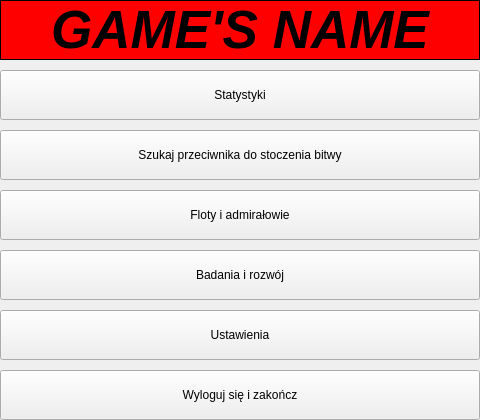
<?xml version="1.0" encoding="UTF-8"?>
<ui version="4.0">
 <class>MainMenu</class>
 <widget class="QWidget" name="MainMenu">
  <property name="geometry">
   <rect>
    <x>0</x>
    <y>0</y>
    <width>480</width>
    <height>420</height>
   </rect>
  </property>
  <property name="minimumSize">
   <size>
    <width>480</width>
    <height>420</height>
   </size>
  </property>
  <property name="maximumSize">
   <size>
    <width>480</width>
    <height>420</height>
   </size>
  </property>
  <property name="windowTitle">
   <string>Form</string>
  </property>
  <widget class="QPushButton" name="researchDevelopmentWindow">
   <property name="geometry">
    <rect>
     <x>0</x>
     <y>250</y>
     <width>480</width>
     <height>50</height>
    </rect>
   </property>
   <property name="text">
    <string>Badania i rozwój</string>
   </property>
  </widget>
  <widget class="QPushButton" name="statisticWindow">
   <property name="geometry">
    <rect>
     <x>0</x>
     <y>70</y>
     <width>480</width>
     <height>50</height>
    </rect>
   </property>
   <property name="text">
    <string>Statystyki</string>
   </property>
  </widget>
  <widget class="QPushButton" name="exit">
   <property name="geometry">
    <rect>
     <x>0</x>
     <y>370</y>
     <width>480</width>
     <height>50</height>
    </rect>
   </property>
   <property name="text">
    <string>Wyloguj się i zakończ</string>
   </property>
  </widget>
  <widget class="QPushButton" name="fleetsAdmiralsWindow">
   <property name="geometry">
    <rect>
     <x>0</x>
     <y>190</y>
     <width>480</width>
     <height>50</height>
    </rect>
   </property>
   <property name="text">
    <string>Floty i admirałowie</string>
   </property>
  </widget>
  <widget class="QPushButton" name="lookingFor">
   <property name="geometry">
    <rect>
     <x>0</x>
     <y>130</y>
     <width>480</width>
     <height>50</height>
    </rect>
   </property>
   <property name="text">
    <string>Szukaj przeciwnika do stoczenia bitwy</string>
   </property>
  </widget>
  <widget class="QLabel" name="label">
   <property name="geometry">
    <rect>
     <x>0</x>
     <y>0</y>
     <width>480</width>
     <height>60</height>
    </rect>
   </property>
   <property name="palette">
    <palette>
     <active>
      <colorrole role="Base">
       <brush brushstyle="SolidPattern">
        <color alpha="255">
         <red>255</red>
         <green>255</green>
         <blue>255</blue>
        </color>
       </brush>
      </colorrole>
      <colorrole role="Window">
       <brush brushstyle="SolidPattern">
        <color alpha="255">
         <red>255</red>
         <green>0</green>
         <blue>0</blue>
        </color>
       </brush>
      </colorrole>
     </active>
     <inactive>
      <colorrole role="Base">
       <brush brushstyle="SolidPattern">
        <color alpha="255">
         <red>255</red>
         <green>255</green>
         <blue>255</blue>
        </color>
       </brush>
      </colorrole>
      <colorrole role="Window">
       <brush brushstyle="SolidPattern">
        <color alpha="255">
         <red>255</red>
         <green>0</green>
         <blue>0</blue>
        </color>
       </brush>
      </colorrole>
     </inactive>
     <disabled>
      <colorrole role="Base">
       <brush brushstyle="SolidPattern">
        <color alpha="255">
         <red>255</red>
         <green>0</green>
         <blue>0</blue>
        </color>
       </brush>
      </colorrole>
      <colorrole role="Window">
       <brush brushstyle="SolidPattern">
        <color alpha="255">
         <red>255</red>
         <green>0</green>
         <blue>0</blue>
        </color>
       </brush>
      </colorrole>
     </disabled>
    </palette>
   </property>
   <property name="font">
    <font>
     <pointsize>40</pointsize>
     <weight>75</weight>
     <italic>true</italic>
     <bold>true</bold>
     <underline>false</underline>
     <strikeout>false</strikeout>
     <stylestrategy>PreferAntialias</stylestrategy>
     <kerning>false</kerning>
    </font>
   </property>
   <property name="autoFillBackground">
    <bool>true</bool>
   </property>
   <property name="frameShape">
    <enum>QFrame::Box</enum>
   </property>
   <property name="text">
    <string notr="true">GAME'S NAME</string>
   </property>
   <property name="scaledContents">
    <bool>false</bool>
   </property>
   <property name="alignment">
    <set>Qt::AlignCenter</set>
   </property>
   <property name="textInteractionFlags">
    <set>Qt::NoTextInteraction</set>
   </property>
  </widget>
  <widget class="QPushButton" name="settings">
   <property name="geometry">
    <rect>
     <x>0</x>
     <y>310</y>
     <width>480</width>
     <height>50</height>
    </rect>
   </property>
   <property name="text">
    <string>Ustawienia</string>
   </property>
  </widget>
 </widget>
 <resources/>
 <connections/>
</ui>
